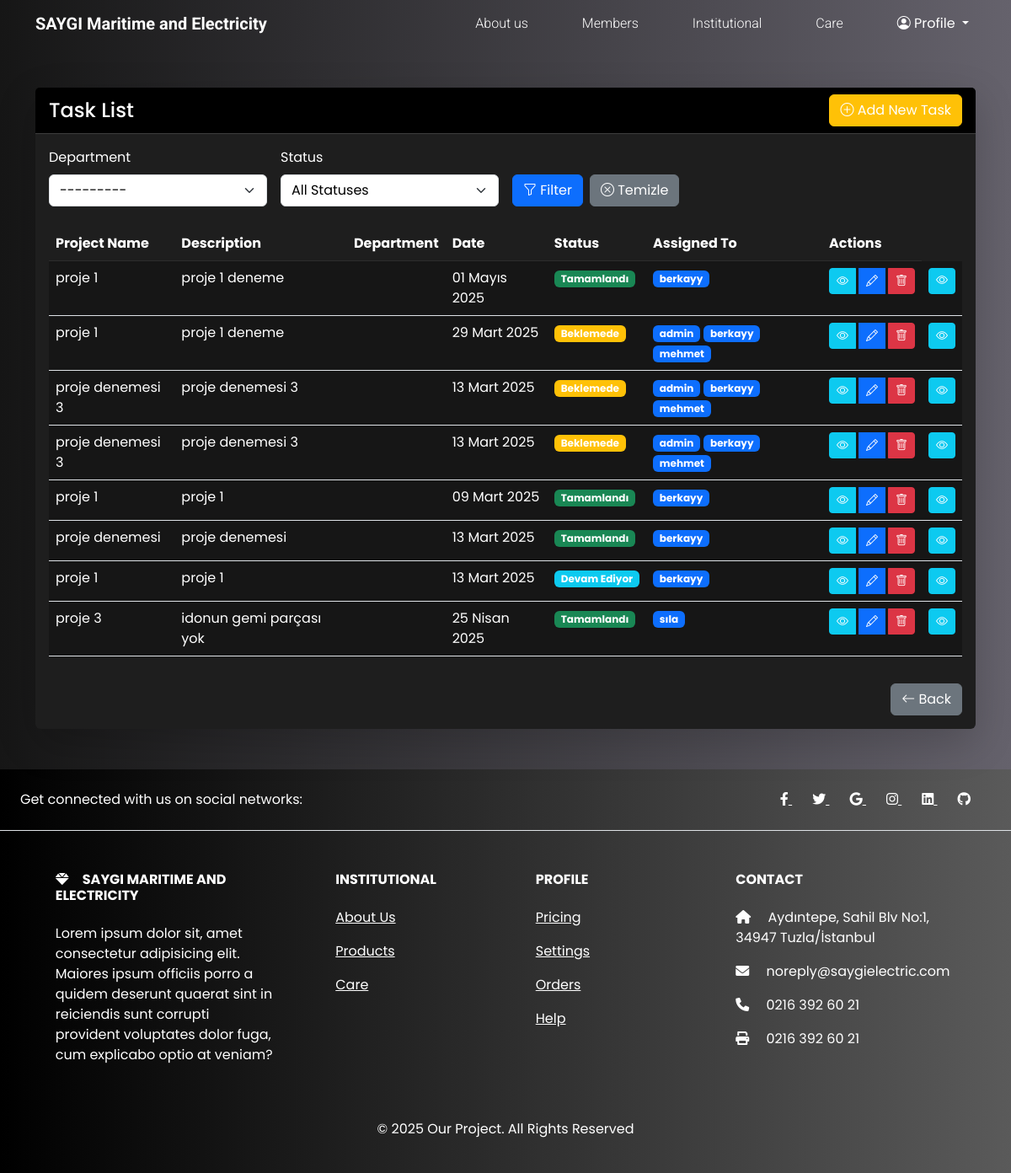
Before: /tasks/ (signed in) with the older database file.
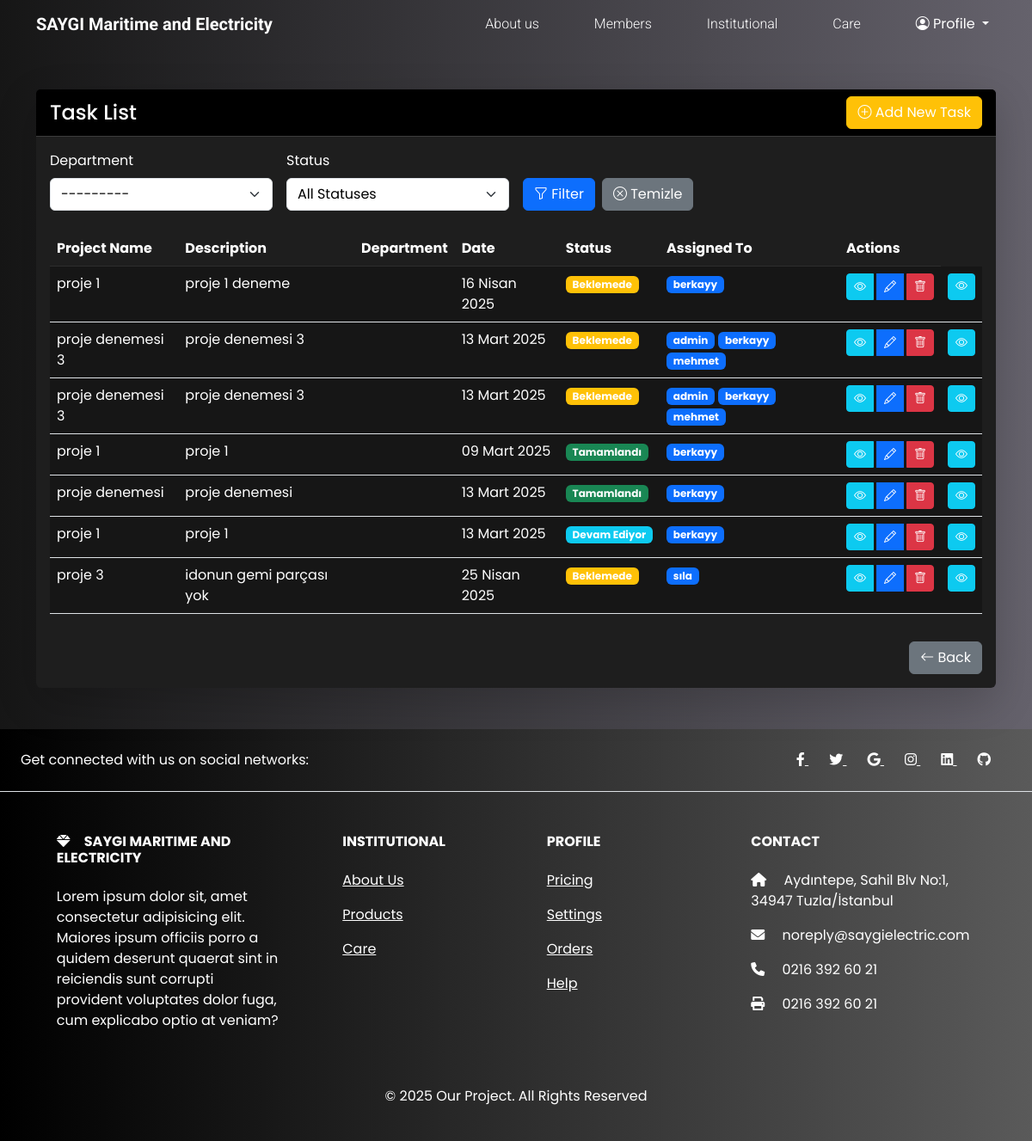
After: the same page with the newer database file.
### jobs/models.py (models this page shows, shortened)
class Task(models.Model):
    STATUS_CHOICES = [
        ("beklemede", "Beklemede"),
        ("devam_ediyor", "Devam Ediyor"),
        ("tamamlandi", "Tamamlandı"),
        ("iptal", "İptal"),
        ("ertelendi", "Ertelendi"),
    ]
    project_name = models.CharField(_("Proje Adı"), max_length=255)
    description = models.TextField(_("Açıklama"))
    date = models.DateField(_("Tarih"), default=date.today)
    status = models.CharField(
        _("Durum"), max_length=20, choices=STATUS_CHOICES, default="beklemede"
    )
    department = models.ForeignKey(
        Department,
        on_delete=models.SET_NULL,
        null=True,
        blank=True,
        verbose_name=_("Departman")
    )
    assigned_to = models.ManyToManyField(CustomUser, related_name="assigned_tasks")
    created_at = models.DateTimeField(auto_now_add=True)
    created_by = models.ForeignKey(
        CustomUser, on_delete=models.CASCADE, related_name="created_tasks"
    )
    is_read = models.ManyToManyField(CustomUser, related_name="read_tasks", blank=True)

class CustomUser(AbstractUser):
    DEPARTMAN_CHOICES = [
        ("otomasyon", "Otomasyon"),
        ("yeni_insa", "Yeni İnşa"),
        ("bakim", "Bakım"),
        ("kalite", "Kalite"),
        ("diger", "Diğer"),
    ]
    YETKI_CHOICES = [
        ("yetki1", "Tam Yetki"),
        ("yetki2", "Yüksek Yetki"),
        ("yetki3", "Orta Yetki"),
        ("yetki4", "Düşük Yetki"),
        ("yetki5", "Sınırlı Yetki"),
    ]
    phone_number = models.CharField(
        _("Telefon Numarası"), max_length=15, blank=True, null=True
    )
    department = models.ForeignKey(
        "Department",
        on_delete=models.SET_NULL,
        null=True,
        blank=True,
        verbose_name=_("Departman")
    )
    yetki = models.CharField(
        _("Yetki Seviyesi"), max_length=10, choices=YETKI_CHOICES, default="yetki5"
    )

### jobs/views.py (the view)
# urls.py: path("tasks/", views.task_list, name="task_list"),
@login_required
def task_list(request):
    department = request.GET.get("department", "")
    status = request.GET.get("status", "")
    assigned_to = request.GET.get("assigned_to", "")
    if request.user.is_superuser:
        tasks = Task.objects.all()
    else:
        tasks = Task.objects.filter(assigned_to=request.user)
    if department:
        tasks = tasks.filter(department=department)
    if status:
        tasks = tasks.filter(status=status)
    if assigned_to:
        tasks = tasks.filter(assigned_to__id=assigned_to)
    users = CustomUser.objects.all()
    form = TaskForm()
    context = {
        "tasks": tasks,
        "users": users,
        "selected_department": department,
        "selected_status": status,
        "selected_assigned_to": assigned_to,
        "form": form,  # Form nesnesini context'e ekle
    }
    return render(request, "tasks/list.html", context)

### jobs/templates/tasks/list.html (shortened to what this page needs)
{% extends "base.html" %}
{% load i18n %}
{% load static %}
{% block content %}
    <div class="container my-5">
        <div class="row">
            <div class="col-12">
                <div class="card border-0 shadow-lg">
                    <div class="card-header bg-black text-white d-flex justify-content-between align-items-center">
                        <h4 class="mb-0">{% trans "Task List" %}</h4>
                        {% if user.is_superuser %}
                            <a href="{% url 'task_add' %}" class="btn btn-warning">
                                <i class="bi bi-plus-circle"></i> {% trans "Add New Task" %}
                            </a>
                        {% endif %}
                    </div>
                    <div class="card-body">
                        <form method="get" class="mb-4">
                            <div class="row g-3">
                                <div class="col-md-3">
                                    <label for="department" class="form-label">{% trans "Department" %}</label>
                                    <select name="department" id="department" class="form-select">
                                        {% for value, label in form.department.field.choices %}
                                            <option value="{{ value }}"
                                                    {% if selected_department == value %}selected{% endif %}>
                                                {{ label }}
                                            </option>
                                        {% endfor %}
                                    </select>
                                </div>
                                <div class="col-md-3">
                                    <label for="status" class="form-label">{% trans "Status" %}</label>
                                    <select name="status" id="status" class="form-select">
                                        <option value="">{% trans "All Statuses" %}</option>
                                    </select>
                                </div>
                                <div class="col-md-3 d-flex align-items-end">
                                    <button type="submit" class="btn btn-primary me-2">
                                        <i class="bi bi-funnel"></i> {% trans "Filter" %}
                                    </button>
                                    <a href="{% url 'task_list' %}" class="btn btn-secondary">
                                        <i class="bi bi-x-circle"></i> {% trans "Clear" %}
                                    </a>
                                </div>
                            </div>
                        </form>
                        <div class="table-responsive">
                            <table class="table table-hover">
                                <thead class="table-dark">
                                    <tr>
                                        <th>{% trans "Project Name" %}</th>
                                        <th>{% trans "Description" %}</th>
                                        <th>{% trans "Department" %}</th>
                                        <th>{% trans "Date" %}</th>
                                        <th>{% trans "Status" %}</th>
                                        <th>{% trans "Assigned To" %}</th>
                                        {% if user.is_superuser %}
                                            <th>{% trans "Actions" %}</th>
                                        {% endif %}
                                    </tr>
                                </thead>
                                <tbody>
                                    {% for task in tasks %}
                                        <tr>
                                            <td>{{ task.project_name }}</td>
                                            <td>{{ task.description|truncatewords:20 }}</td>
                                            <td>{{ task.get_department_display }}</td>
                                            <td>{{ task.date }}</td>
                                            <td>
                                                <span class="badge {% if task.status == 'beklemede' %}bg-warning {% elif task.status == 'devam_ediyor' %}bg-info {% elif task.status == 'tamamlandi' %}bg-success {% elif task.status == 'iptal' %}bg-danger {% else %}bg-secondary{% endif %}">
                                                    {{ task.get_status_display }}
                                                </span>
                                            </td>
                                            <td>
                                                {% for user in task.assigned_to.all %}<span class="badge bg-primary me-1">{{ user.username }}</span>{% endfor %}
                                            </td>
                                            <td>
                                                <div class="btn-group">
                                                    <a href="{% url 'task_view' task.id %}" class="btn btn-sm btn-info me-1">
                                                        <i class="bi bi-eye"></i>
                                                    </a>
                                                    <a href="{% url 'task_edit' task.id %}" class="btn btn-sm btn-primary me-1">
                                                        <i class="bi bi-pencil"></i>
                                                    </a>
                                                    {% if user.is_superuser or user.yetki in "yetki1,yetki2" %}
                                                        <button type="button"
                                                                class="btn btn-sm btn-danger"
                                                                data-bs-toggle="modal"
                                                                data-bs-target="#deleteModal{{ task.id }}">
                                                            <i class="bi bi-trash"></i>
                                                        </button>
                                                    {% endif %}
                                                </div>
                                            </td>
                                            <td>
                                                <a href="{% url 'task_view' task.id %}" class="btn btn-sm btn-info">
                                                    <i class="bi bi-eye"></i>
                                                </a>
                                            </td>
                                        </tr>
                                    {% endfor %}
                                </tbody>
                            </table>
                        </div>
                        <div class="text-end mt-3">
                            <a href="{% url 'task_list' %}" class="btn btn-secondary">
                                <i class="bi bi-arrow-left"></i> {% trans "Back" %}
                            </a>
                        </div>
                    </div>
                </div>
            </div>
        </div>
    </div>
{% endblock content %}

Changed rows visible on the page:
removed Task: project_name "proje 1", description "proje 1 deneme", date "29 Mart 2025", status "Beklemede", CustomUser (username "admin"), CustomUser (username "berkayy"), CustomUser (username "mehmet")
changed Task "proje 1 deneme": date "01 Mayıs 2025" → "16 Nisan 2025"; status "Tamamlandı" → "Beklemede"
changed Task "proje 3": status "Tamamlandı" → "Beklemede"
